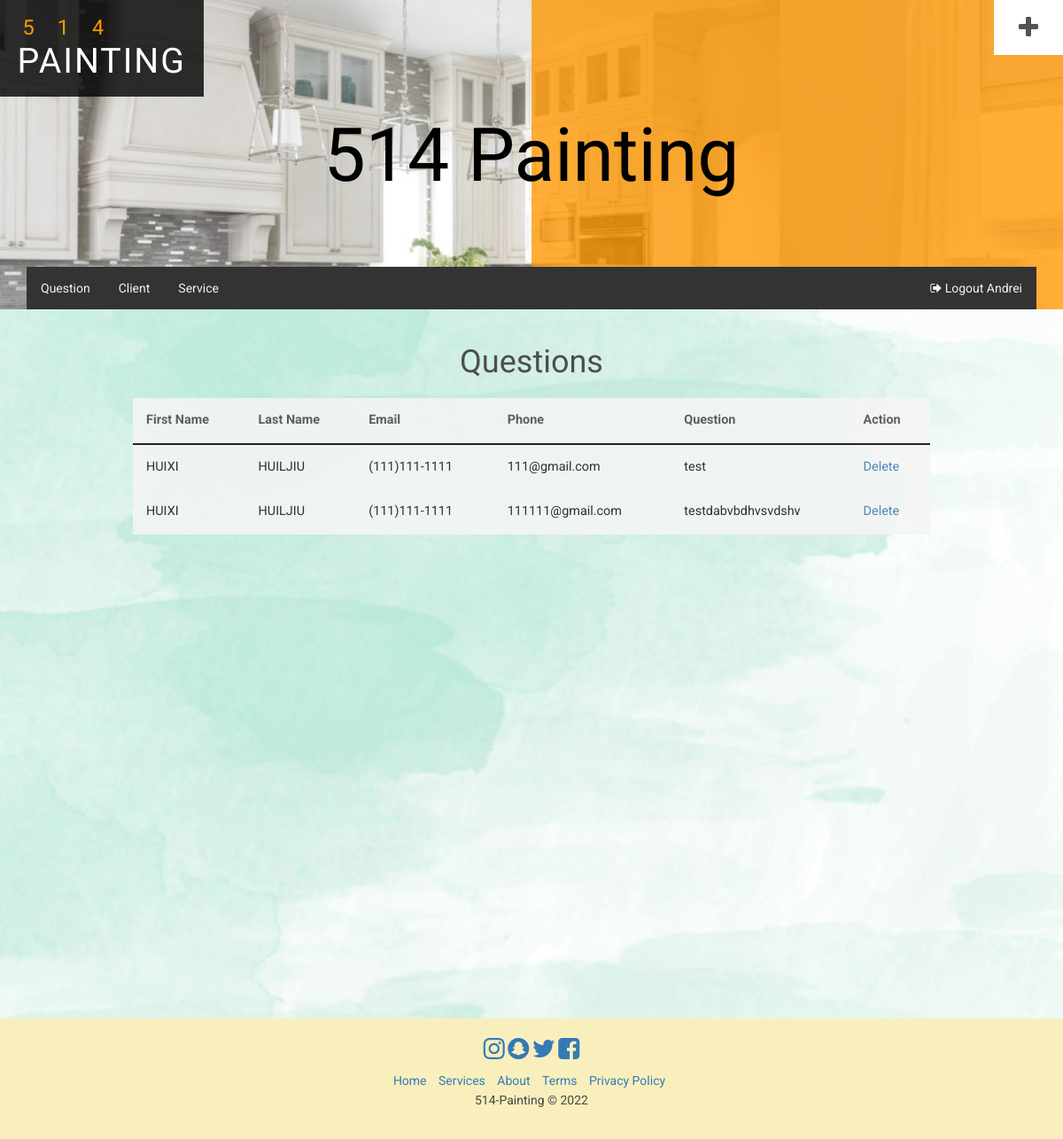
/Reply (signed in), run on an earlier commit of the app's database.
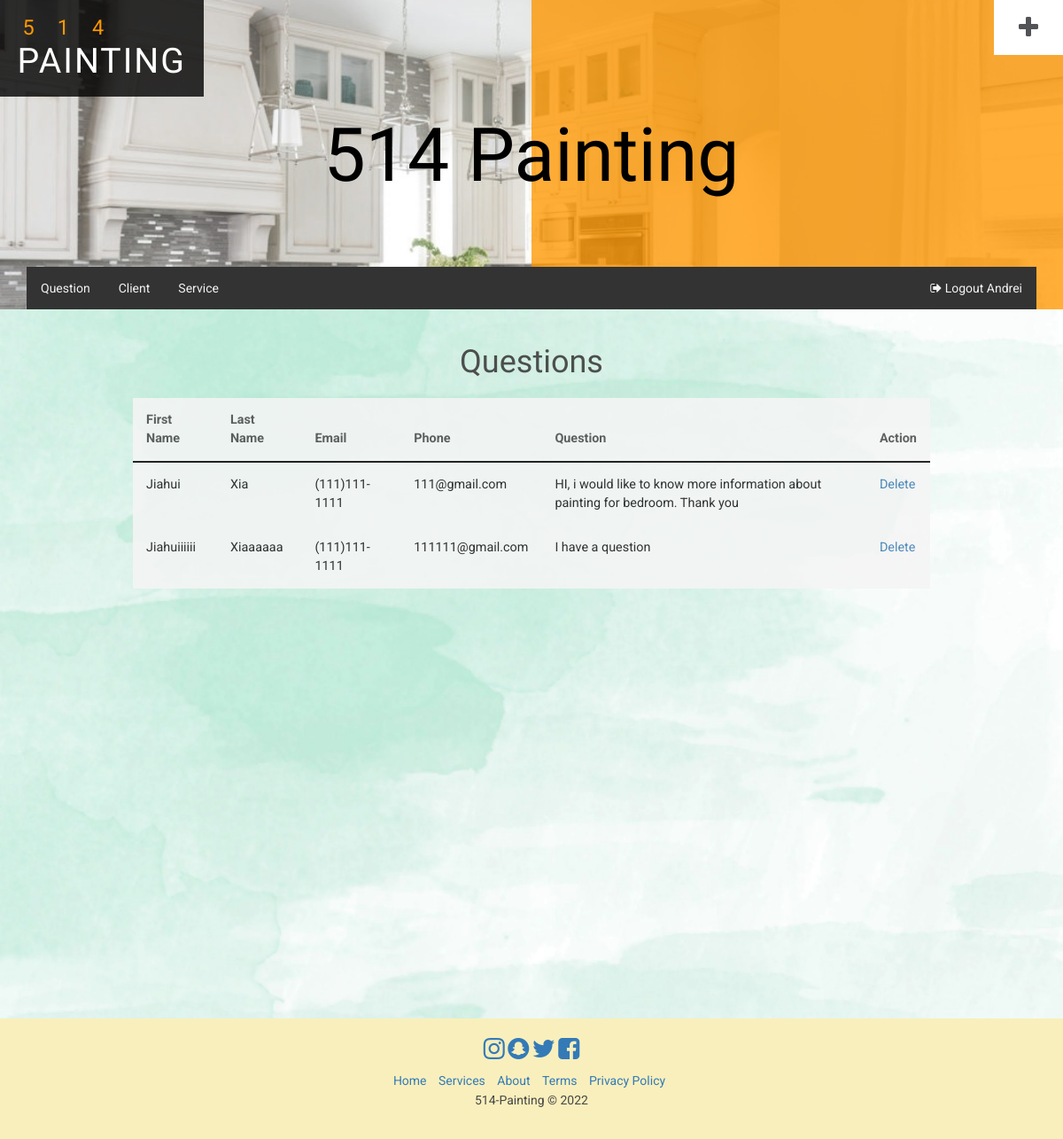
And on a later commit of the database.
### tables this page shows
CREATE TABLE `question` (
  `question_id` int(11) NOT NULL,
  `first_name` varchar(255) NOT NULL,
  `last_name` varchar(255) NOT NULL,
  `phone` varchar(20) NOT NULL,
  `email` varchar(255) NOT NULL,
  `question` varchar(500) NOT NULL
);

### app/controllers/Reply.php (called while the page is built, shortened)
<?php
class Reply extends Controller
{
    public function __construct()
    {
        $this->questionModel = $this->model('questionModel');
    }
    public function index()
    {
        $questions = $this->questionModel->getAllQuestions();
        $data = [
            'questions' => $questions,
        ];
        $this->view('Reply/index', $data);
    }
}

### app/core/app.php (called while the page is built, shortened)
<?php
    class App{
        protected $currentMethod = 'index';
        public function __construct()
        {
            $url = $this->parseURL();
            if(file_exists('../app/controllers/'.$url[0].'.php')){
                unset($url[0]);
            }
            $this->currentController = new $this->currentController;
            $this->params = $url ? array_values($url) : [];
            call_user_func_array([$this->currentController, $this->currentMethod], $this->params);
        }
        public function parseURL(){
            if(isset($_GET['url'])){
                $url = rtrim($_GET['url'], '/');
                $url = filter_var($url, FILTER_SANITIZE_URL);
                $url = explode('/',$url);
                return $url;
            }
        }
    }

### public/index.php (called while the page is built, shortened)
<?php
    $init = new App;
?>

### app/core/Model.php (called while the page is built, shortened)
<?php
class Model
{
    private $host = DB_HOST;
    private $user = DB_USER;
    private $pass = DB_PASS;
    private $dbname = DB_NAME;
    private $dbh;
    private $stmt;
    public function __construct()
    {
        $dsn = 'mysql:host=' . $this->host . ';dbname=' . $this->dbname;
        $options = array(
            PDO::ATTR_PERSISTENT => true,
            PDO::ATTR_ERRMODE => PDO::ERRMODE_EXCEPTION
        );
        try {
            $this->dbh = new PDO($dsn, $this->user, $this->pass, $options);
        } catch (PDOException $e) {
            $this->error = $e->getMessage();
            echo $this->error;
        }
    }
    public function query($sql)
    {
        $this->stmt = $this->dbh->prepare($sql);
    }
    public function execute()
    {
        return $this->stmt->execute();
    }
    public function getResultSet(){
        $this->execute();
        return $this->stmt->fetchAll(PDO::FETCH_OBJ);
    }
}

### app/models/questionModel.php (called while the page is built, shortened)
<?php
class questionModel
{
    public function __construct()
    {
        $this->db = new Model;
    }
    public function getAllQuestions()
    {
        $this->db->query(
            "SELECT *
                FROM question"
        );
        return $this->db->getResultSet();
    }
}

### app/views/Reply/index.php (the view)
<?php include APPROOT . '/views/includes/header.php'; ?>
<div class="" style="min-height: 100vh;background: url('<?php echo URLROOT; ?>/images/bg.png'); no-repeat center; background-size: cover;">
    <div class="table-responsive" style="transform: scale(1);transform-origin: top;opacity: 0.88;filter: contrast(92%); margin: auto 15rem;">
        <table class="table" style="font-size:medium;" >
            <h1 style="padding-top: 4rem; padding-bottom: 2rem; text-align: center;">Questions</h1>
            <thead>
                <tr>
                    <th style="background: #ffffff;border-bottom-color: #000000; color: #494949;">First Name</th>
                    <th style="background: #ffffff;border-bottom-color: #000000; color: #494949;">Last Name</th>
                    <th style="background: #ffffff;border-bottom-color: #000000; color: #494949;">Email</th>
                    <th style="background: #ffffff;border-bottom-color: #000000; color: #494949;">Phone</th>
                    <th style="background: #ffffff;border-bottom-color: #000000; color: #494949;">Question</th>
                    <th style="background: #ffffff;border-bottom-color: #000000; color: #494949;">Action</th>
                </tr>
            </thead>
            <tbody>
                <?php
                if (!empty($data["questions"])) {
                    foreach ($data["questions"] as $question) {
                        echo "<tr>";
                        echo "<td style='background: #ffffff; color: #101010;'>
                   $question->first_name
                    </td>";
                        echo "<td style='background: #ffffff; color: #101010;'>
                    $question->last_name</a>
                    </td>";
                        echo "<td style='background: #ffffff; color: #101010;'>
                    $question->phone</a>
                    </td>";
                        echo "<td style='background: #ffffff; color: #101010;'>
                    $question->email</a>
                    </td>";
                        echo "<td style='background: #ffffff; color: #101010;'>
                    $question->question</a>
                    </td>";
                        echo "<td style='background: #ffffff;'>
                    <a href='/System-Dev/Reply/deleteQuestion/$question->question_id'>Delete</a>
                    </td>";
                    }
                }
                ?>
            </tbody>
        </table>
    </div>
</div>
<?php include APPROOT . '/views/includes/footer.php'; ?>

What changed in the data, as far as the page shows it:
changed question "111@gmail.com": first_name "HUIXI" → "Jiahui"; last_name "HUILJIU" → "Xia"; question "test" → "HI, i would like to know more information about painting for bedroom. Thank you"
changed question "111111@gmail.com": first_name "HUIXI" → "Jiahuiiiiii"; last_name "HUILJIU" → "Xiaaaaaa"; question "testdabvbdhvsvdshv" → "I have a question"
